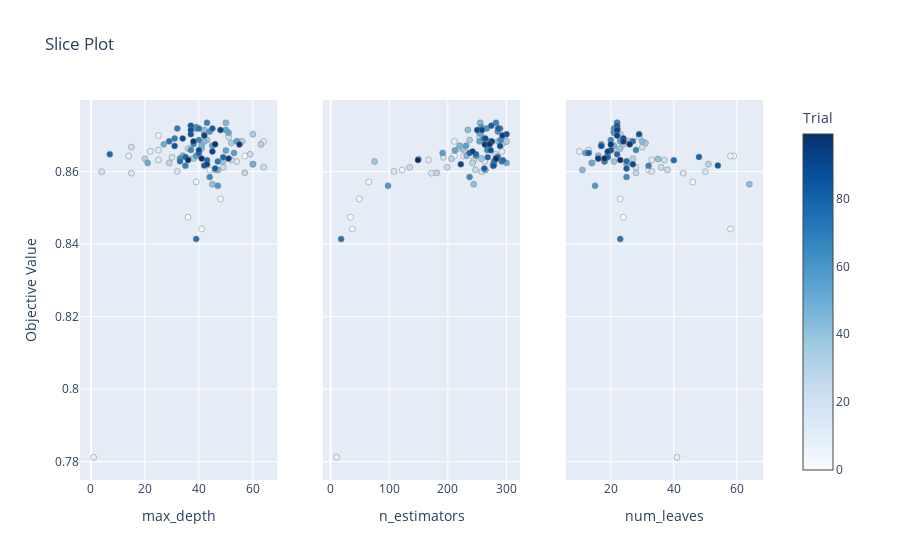

This figure's notebook cell:
### Markdown cell above
## CTD

### Code cell
feat_type = "CTD"
study = joblib.load(os.path.join(config["model_save_loc"],feat_type,sel_model[feat_type],"study.sav"))
    
with open(os.path.join(config["model_save_loc"],feat_type,sel_model[feat_type],"best_params.json"),"r") as f0:
    params = json.load(f0)
 

optuna.visualization.plot_slice(study)
